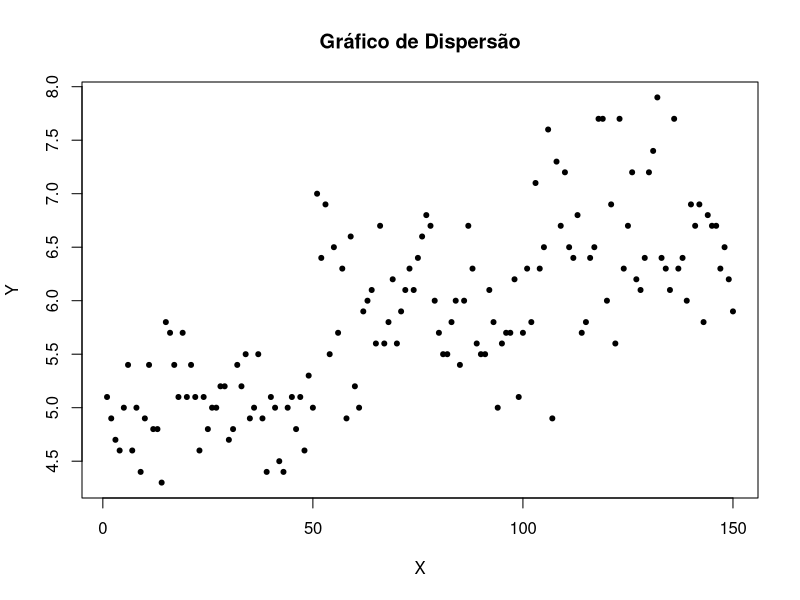

Recreate this plot in R.
y <- iris$Sepal.Length
#y <- iris$Petal.Length
x <- 1:length(iris$Sepal.Length)
plot(x, y,
     main = "Gráfico de Dispersão",
     xlab = "X",
     ylab = "Y",
     pch = 20)
